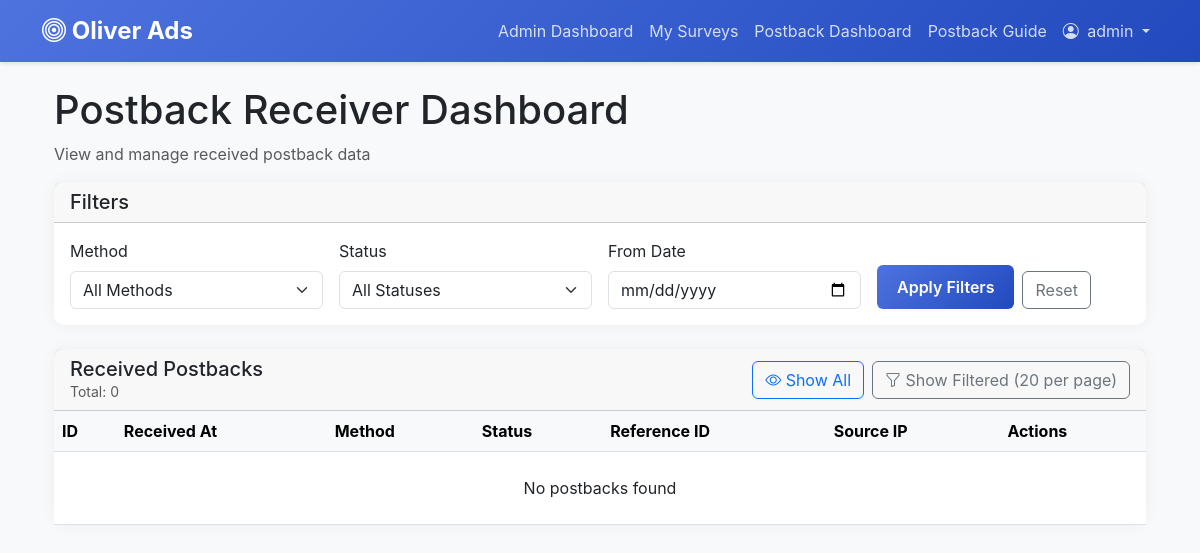
The app's page /postbacks/received (signed in), older data.
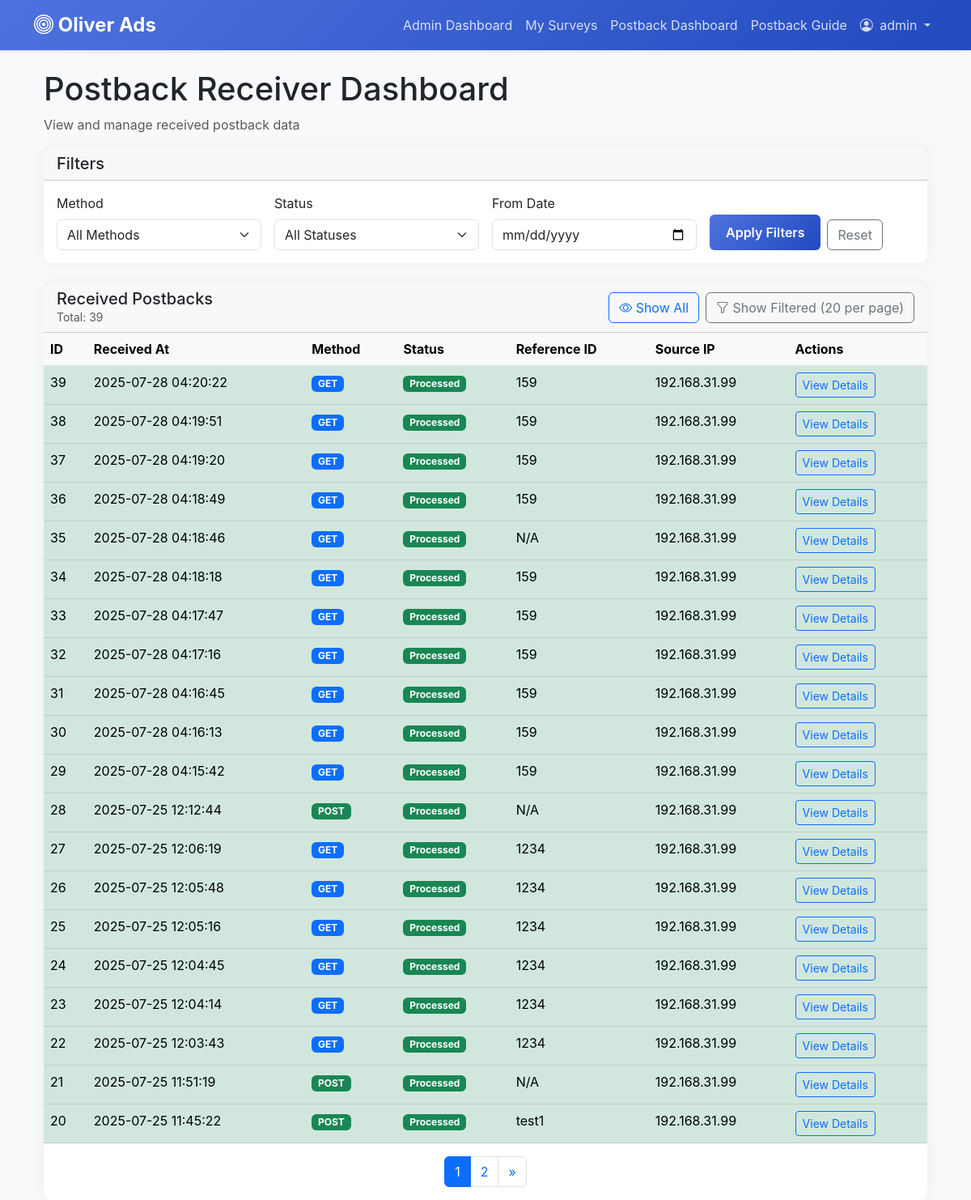
The same page, newer data.
### models.py (models this page shows, shortened)
class User(UserMixin, db.Model):
    id = db.Column(db.Integer, primary_key=True)
    username = db.Column(db.String(80), unique=True, nullable=False)
    password_hash = db.Column(db.String(128))
    is_admin = db.Column(db.Boolean, default=False)
    created_at = db.Column(db.DateTime, default=datetime.utcnow)

class ReceivedPostback(db.Model):
    id = db.Column(db.Integer, primary_key=True)
    received_at = db.Column(db.DateTime, default=datetime.utcnow)
    method = db.Column(db.String(10), nullable=False)  # GET, POST, etc.
    url = db.Column(db.String(500), nullable=False)    # The URL that was called
    headers = db.Column(JSON)                          # Request headers as JSON
    query_params = db.Column(JSON)                     # Query parameters for GET requests
    form_data = db.Column(JSON)                        # Form data for POST requests
    json_data = db.Column(JSON)                        # JSON data for POST requests with Content-Type: application/json
    raw_data = db.Column(db.Text)                      # Raw request data
    source_ip = db.Column(db.String(45))               # IP address of the sender
    status = db.Column(db.String(20), default='received')  # received, processed, error
    processing_time_ms = db.Column(db.Integer)             # Time taken to process in milliseconds
    error_message = db.Column(db.Text)                     # Error message if processing failed
    reference_id = db.Column(db.String(100))          # External reference ID if provided

### app.py (the view)
@app.route('/postbacks/received')
@login_required
def postback_receiver_dashboard():
    if not current_user.is_admin:
        flash('You do not have permission to access this page', 'danger')
        return redirect(url_for('user_dashboard'))
    page = request.args.get('page', 1, type=int)
    per_page = 20
    show_all = request.args.get('show_all', 'false').lower() == 'true'
    query = ReceivedPostback.query
    if request.args.get('method'):
        query = query.filter_by(method=request.args['method'].upper())
    if request.args.get('status'):
        query = query.filter_by(status=request.args['status'])
    if request.args.get('date_from'):
        try:
            date_from = datetime.strptime(request.args['date_from'], '%Y-%m-%d')
            query = query.filter(ReceivedPostback.received_at >= date_from)
        except ValueError:
            pass
    query = query.order_by(ReceivedPostback.received_at.desc())
    if show_all:
        postbacks = query.all()
        total = len(postbacks)
        postbacks = {
            'items': postbacks,
            'total': total,
            'pages': 1,
            'page': 1,
            'per_page': total,
            'has_prev': False,
            'has_next': False,
            'prev_num': None,
            'next_num': None,
            'iter_pages': lambda left_edge=2, left_current=2, right_current=5, right_edge=2: [1]
        }
    else:
        postbacks = query.paginate(page=page, per_page=per_page, error_out=False)
    return render_template('postback_receiver_dashboard.html', postbacks=postbacks)

### app.py (called while the page is built)
@login_manager.user_loader
def load_user(user_id):
    return User.query.get(int(user_id))

### templates/postback_receiver_dashboard.html (shortened to what this page needs)
{% extends "base.html" %}
{% block content %}
<div class="container mt-4">
    <h1>Postback Receiver Dashboard</h1>
    <p class="text-muted">View and manage received postback data</p>
    <div class="card mb-4">
        <div class="card-header">
            <h5 class="mb-0">Filters</h5>
        </div>
        <div class="card-body">
            <form method="get" class="row g-3">
                <div class="col-md-3">
                    <label for="method" class="form-label">Method</label>
                    <select name="method" id="method" class="form-select">
                        <option value="">All Methods</option>
                    </select>
                </div>
                <div class="col-md-3">
                    <label for="status" class="form-label">Status</label>
                    <select name="status" id="status" class="form-select">
                        <option value="">All Statuses</option>
                    </select>
                </div>
                <div class="col-md-3">
                    <label for="date_from" class="form-label">From Date</label>
                    <input type="date" class="form-control" id="date_from" name="date_from" value="{{ request.args.get('date_from', '') }}">
                </div>
                <div class="col-md-3 d-flex align-items-end">
                    <button type="submit" class="btn btn-primary me-2">Apply Filters</button>
                    <a href="{{ url_for('postback_receiver_dashboard') }}" class="btn btn-outline-secondary">Reset</a>
                </div>
            </form>
        </div>
    </div>
    <div class="card">
        <div class="card-header d-flex justify-content-between align-items-center">
            <div>
                <h5 class="mb-0">Received Postbacks</h5>
                <small class="text-muted d-block">Total: {{ postbacks.total }}</small>
            </div>
            <div class="d-flex gap-2">
                <button class="btn btn-outline-primary" onclick="window.location.href='{{ url_for('postback_receiver_dashboard', show_all='true', method='', status='', date_from='') }}'">
                    <i class="bi bi-eye"></i> Show All
                </button>
                <button class="btn btn-outline-secondary" onclick="window.location.href='{{ url_for('postback_receiver_dashboard', show_all='false', method='', status='', date_from='') }}'">
                    <i class="bi bi-funnel"></i> Show Filtered ({{ postbacks.per_page }} per page)
                </button>
            </div>
        </div>
        <div class="card-body p-0">
            <div class="table-responsive">
                <table class="table table-hover mb-0">
                    <thead class="table-light">
                        <tr>
                            <th>ID</th>
                            <th>Received At</th>
                            <th>Method</th>
                            <th>Status</th>
                            <th>Reference ID</th>
                            <th>Source IP</th>
                            <th>Actions</th>
                        </tr>
                    </thead>
                    <tbody>
                        {% if postbacks.items %}
                            {% for postback in postbacks.items %}
                            <tr class="{% if postback.status == 'error' %}table-danger{% elif postback.status == 'processed' %}table-success{% endif %}">
                                <td>{{ postback.id }}</td>
                                <td>{{ postback.received_at.strftime('%Y-%m-%d %H:%M:%S') }}</td>
                                <td><span class="badge bg-{{ 'primary' if postback.method == 'GET' else 'success' }}">{{ postback.method }}</span></td>
                                <td>
                                    <span class="badge bg-{{ 'success' if postback.status == 'processed' else 'danger' if postback.status == 'error' else 'info' }}">
                                        {{ postback.status|title }}
                                    </span>
                                </td>
                                <td>{{ postback.reference_id or 'N/A' }}</td>
                                <td>{{ postback.source_ip or 'N/A' }}</td>
                                <td>
                                    <button class="btn btn-sm btn-outline-primary view-details"
                                            data-bs-toggle="modal"
                                            data-bs-target="#postbackDetailsModal"
                                            data-postback-id="{{ postback.id }}">
                                        View Details
                                    </button>
                                </td>
                            </tr>
                            {% endfor %}
                        {% else %}
                            <tr>
                                <td colspan="7" class="text-center py-4">No postbacks found</td>
                            </tr>
                        {% endif %}
                    </tbody>
                </table>
            </div>
            {% if not request.args.get('show_all') and postbacks.pages > 1 %}
            <nav class="p-3">
                <ul class="pagination justify-content-center mb-0">
                    {% for page_num in postbacks.iter_pages(left_edge=1, right_edge=1, left_current=1, right_current=2) %}
                        {% if page_num %}
                            {% if postbacks.page == page_num %}
                                <li class="page-item active"><span class="page-link">{{ page_num }}</span></li>
                            {% else %}
                                <li class="page-item">
                                    <a class="page-link" href="{{ url_for('postback_receiver_dashboard', page=page_num, method=request.args.get('method', ''), status=request.args.get('status', ''), date_from=request.args.get('date_from', '')) }}">{{ page_num }}</a>
                                </li>
                            {% endif %}
                        {% else %}
                            <li class="page-item disabled"><span class="page-link">...</span></li>
                        {% endif %}
                    {% endfor %}
                    {% if postbacks.has_next %}
                    <li class="page-item">
                        <a class="page-link" href="{{ url_for('postback_receiver_dashboard', page=postbacks.next_num, method=request.args.get('method', ''), status=request.args.get('status', ''), date_from=request.args.get('date_from', '')) }}" aria-label="Next">
                            <span aria-hidden="true">&raquo;</span>
                        </a>
                    </li>
                    {% endif %}
                </ul>
            </nav>
            {% endif %}
        </div>
    </div>
</div>
{% endblock %}

### templates/base.html (shortened to what this page needs)
<!DOCTYPE html>
<html lang="en">
<head>
    <link href="https://cdn.jsdelivr.net/npm/bootstrap@5.3.0/dist/css/bootstrap.min.css" rel="stylesheet">
    <link rel="stylesheet" href="https://cdn.jsdelivr.net/npm/bootstrap-icons@1.11.0/font/bootstrap-icons.css">
</head>
<body>
    <nav class="navbar navbar-expand-lg navbar-dark">
        <div class="container">
            <a class="navbar-brand" href="{{ url_for('index') }}">
                <i class="bi bi-bullseye"></i> Oliver Ads
            </a>
            <div class="collapse navbar-collapse" id="navbarSupportedContent">
                <ul class="navbar-nav ms-auto">
                    {% if current_user.is_authenticated %}
                        {% if current_user.is_admin %}
                        <li class="nav-item">
                            <a class="nav-link" href="{{ url_for('admin_dashboard') }}">Admin Dashboard</a>
                        </li>
                        {% endif %}
                        <li class="nav-item">
                            <a class="nav-link" href="{{ url_for('surveys') }}">My Surveys</a>
                        </li>
                        <li class="nav-item">
                            <a class="nav-link" href="{{ url_for('postback_receiver_dashboard') }}">Postback Dashboard</a>
                        </li>
                        <li class="nav-item">
                            <a class="nav-link" href="{{ url_for('postback_instructions') }}">Postback Guide</a>
                        </li>
                        <li class="nav-item dropdown">
                            <a class="nav-link dropdown-toggle" href="#" id="userDropdown" role="button" data-bs-toggle="dropdown" aria-expanded="false">
                                <i class="bi bi-person-circle me-1"></i> {{ current_user.username }}
                            </a>
                        </li>
                    {% endif %}
                </ul>
            </div>
        </div>
    </nav>
    <div class="container">
        {% block content %}{% endblock %}
    </div>
</body>
</html>

### templates/base.html (style rules this page uses)
:root { --primary-color: #4e73df; --secondary-color: #1cc88a; --dark-color: #5a5c69; }
body { background-color: #f8f9fa; font-family: 'Nunito', -apple-system, BlinkMacSystemFont, "Segoe UI", Roboto, "Helvetica Neue", Arial, sans-serif; }
.navbar { background: linear-gradient(135deg, var(--primary-color), #224abe) !important; box-shadow: 0 2px 4px rgba(0,0,0,0.1); }
.navbar-brand { font-weight: 700; font-size: 1.5rem; }
.card { border: none; border-radius: 10px; box-shadow: 0 0 15px rgba(0,0,0,0.05); transition: transform 0.2s; }
.btn-primary { background: linear-gradient(135deg, var(--primary-color), #224abe); border: none; padding: 10px 20px; font-weight: 600; }
.nav-link { color: rgba(255,255,255,0.8) !important; transition: color 0.2s; }

Row changes from the older to the newer data that the page shows:
added ReceivedPostback: id "39", received_at "2025-07-28 04:20:22", method "GET", status "Processed", reference "159", source_ip "192.168.31.99"
added ReceivedPostback: id "38", received_at "2025-07-28 04:19:51", method "GET", status "Processed", reference "159", source_ip "192.168.31.99"
added ReceivedPostback: id "37", received_at "2025-07-28 04:19:20", method "GET", status "Processed", reference "159", source_ip "192.168.31.99"
added ReceivedPostback: id "36", received_at "2025-07-28 04:18:49", method "GET", status "Processed", reference "159", source_ip "192.168.31.99"
added ReceivedPostback: id "35", received_at "2025-07-28 04:18:46", method "GET", status "Processed", reference_id "N/A", source_ip "192.168.31.99"
added ReceivedPostback: id "34", received_at "2025-07-28 04:18:18", method "GET", status "Processed", reference "159", source_ip "192.168.31.99"
added ReceivedPostback: id "33", received_at "2025-07-28 04:17:47", method "GET", status "Processed", reference "159", source_ip "192.168.31.99"
added ReceivedPostback: id "32", received_at "2025-07-28 04:17:16", method "GET", status "Processed", reference "159", source_ip "192.168.31.99"
added ReceivedPostback: id "31", received_at "2025-07-28 04:16:45", method "GET", status "Processed", reference "159", source_ip "192.168.31.99"
added ReceivedPostback: id "30", received_at "2025-07-28 04:16:13", method "GET", status "Processed", reference "159", source_ip "192.168.31.99"
added ReceivedPostback: id "29", received_at "2025-07-28 04:15:42", method "GET", status "Processed", reference "159", source_ip "192.168.31.99"
added ReceivedPostback: id "28", received_at "2025-07-25 12:12:44", method "POST", status "Processed", reference_id "N/A", source_ip "192.168.31.99"
added ReceivedPostback: id "27", received_at "2025-07-25 12:06:19", method "GET", status "Processed", reference "1234", source_ip "192.168.31.99"
added ReceivedPostback: id "26", received_at "2025-07-25 12:05:48", method "GET", status "Processed", reference "1234", source_ip "192.168.31.99"
added ReceivedPostback: id "25", received_at "2025-07-25 12:05:16", method "GET", status "Processed", reference "1234", source_ip "192.168.31.99"
added ReceivedPostback: id "24", received_at "2025-07-25 12:04:45", method "GET", status "Processed", reference "1234", source_ip "192.168.31.99"
added ReceivedPostback: id "23", received_at "2025-07-25 12:04:14", method "GET", status "Processed", reference "1234", source_ip "192.168.31.99"
added ReceivedPostback: id "22", received_at "2025-07-25 12:03:43", method "GET", status "Processed", reference "1234", source_ip "192.168.31.99"
added ReceivedPostback: id "21", received_at "2025-07-25 11:51:19", method "POST", status "Processed", reference_id "N/A", source_ip "192.168.31.99"
added ReceivedPostback: id "20", received_at "2025-07-25 11:45:22", method "POST", status "Processed", reference "test1", source_ip "192.168.31.99"
Text that changed along with them:
{{ postbacks.total }}: "0" → "39"
new list line: "1"
new list line: "2"
text no longer shown: "No postbacks found"
